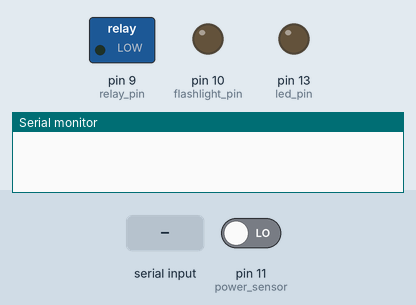
Bench run of a sketch on a simulated Arduino Uno, built with avr-gcc and run on an emulated ATmega328P. Parts: switched loads named in the sketch (green lamp = pin HIGH), output pins drawn as LEDs (lit = HIGH), the last lines printed to the serial monitor. Inputs (shaded band) come from the test bench; at power-on: pin 11 (power_sensor) LOW. Pins used as bus, display or sensor lines are not drawn.

Above: at 1.2 s.
1.3 s: "S" received over Serial
At 2.2 s:
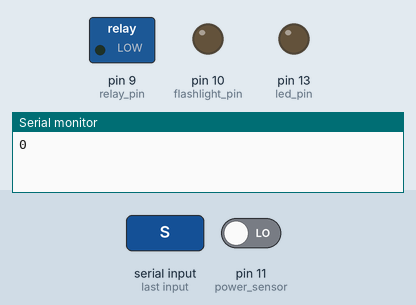
2.9 s: "L" received over Serial
At 3.4 s:
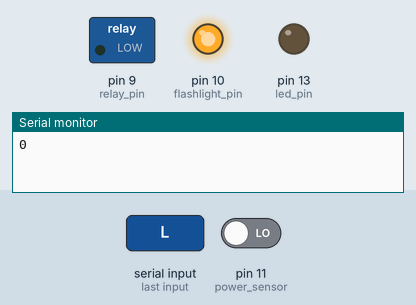
4.5 s: "P" received over Serial
At 5.8 s:
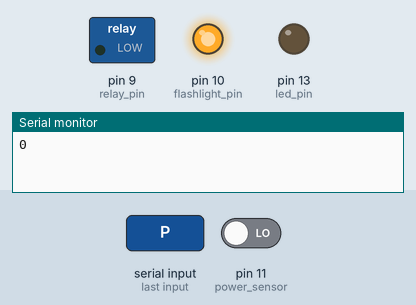
6.1 s: "R" received over Serial
At 7.0 s:
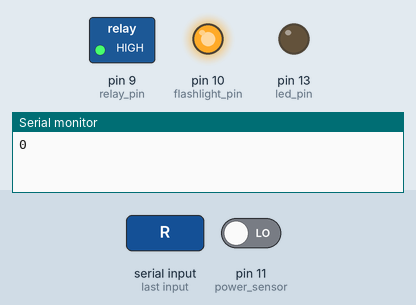
7.7 s: "D" received over Serial
At 8.2 s:
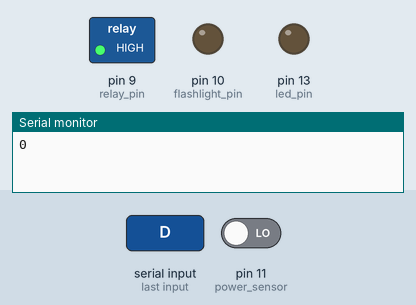
9.3 s: "V" received over Serial
At 10.7 s:
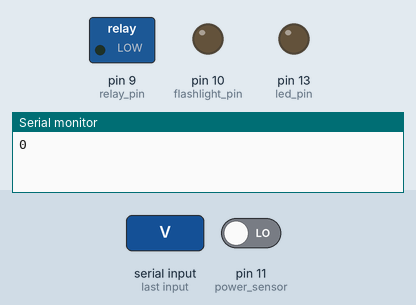
Timing chart, 0 to 11.9 s (numbered marks = the images above; inputs shaded):
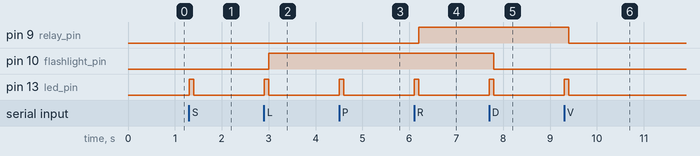

Measured:
- after the input at 1.3 s, pin 13 (led_pin): LOW → HIGH at once, → LOW 0.10 s later
- after the input at 2.9 s, pin 10 (flashlight_pin): LOW → HIGH after 0.10 s; pin 13 (led_pin): LOW → HIGH at once, → LOW 0.10 s later
- after the input at 4.5 s, pin 13 (led_pin): LOW → HIGH at once, → LOW 0.10 s later
- after the input at 6.1 s, pin 9 (relay_pin): LOW → HIGH after 0.10 s; pin 13 (led_pin): LOW → HIGH at once, → LOW 0.10 s later
- after the input at 7.7 s, pin 10 (flashlight_pin): HIGH → LOW after 0.10 s; pin 13 (led_pin): LOW → HIGH at once, → LOW 0.10 s later
- after the input at 9.3 s, pin 9 (relay_pin): HIGH → LOW after 0.10 s; pin 13 (led_pin): LOW → HIGH at once, → LOW 0.10 s later

The sketch:

arduino_sketch.pde
```cpp
int led_pin = 13;
int power_pin = 12;
int power_sensor = 11;
int flashlight_pin = 10;
int relay_pin = 9;
int val;

void setup()
{
  Serial.begin(9600);
  pinMode(power_pin, OUTPUT);
  pinMode(flashlight_pin, OUTPUT);
  pinMode(led_pin, OUTPUT);
  pinMode(relay_pin, OUTPUT);
  pinMode(power_sensor, INPUT);
}

void loop()
{
  if (Serial.available()) {
    val = Serial.read();
    digitalWrite(led_pin, HIGH);
    delay(100);
    digitalWrite(led_pin, LOW);
    if (val == 'P') {
      digitalWrite(power_pin, LOW);
      digitalWrite(power_pin, HIGH);
      delay(100);
      digitalWrite(power_pin, LOW);
    }
    if (val == 'S') {
      if (digitalRead(power_sensor) == HIGH) {
        Serial.print(1);
      } else {
        Serial.print(0);
      }
    }
    if (val == 'L') {
      digitalWrite(flashlight_pin, HIGH);
    }
    if (val == 'D') {
      digitalWrite(flashlight_pin, LOW);
    }
    if (val == 'R') {
      digitalWrite(relay_pin, HIGH);
    }
    if (val == 'V') {
      digitalWrite(relay_pin, LOW);
    }
  }
}
```
